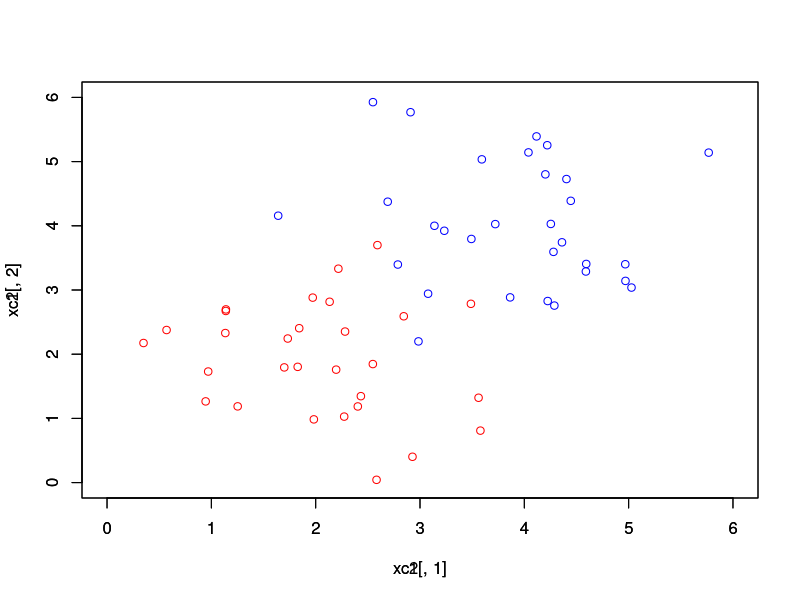

Here is the R script that generated this plot: (Note: this script raises an error after producing the figure.)

#### KNN usando uma média ponderada das distãncias dos pontos

colors<-c('pink', 'purple', 'blue', 'green', 'yellow', 'orange', 'red')
h<-c(0.1, 0.3, 0.5, 0.7, 0.8, 0.9, 1.0)

N<-30
SD<-0.8
xc1<-matrix(rnorm(N*2),ncol=2)*SD + (matrix(c(2,2),ncol=2,nrow=N))
xc2<-matrix(rnorm(N*2),ncol=2)*SD + (matrix(c(4,4),ncol=2,nrow=N))

y1 = array(1,c(N,1))
y2 = y1*(-1)

X = rbind(xc1,xc2)
Y = rbind(y1,y2)

plot(xc1[,1],xc1[,2],col="red",xlim=c(0,6),ylim=c(0,6))
par(new=T)
plot(xc2[,1],xc2[,2],col="blue",xlim=c(0,6),ylim=c(0,6))


for(i in 1:length(h)){
  seqi<-seq(0.06,6,0.06)
  seqj<-seq(0.06,6,0.06)
  M1 <- matrix(0,nrow=length(seqi),ncol=length(seqj)) 
  ci<-0
  for (i in seqi){
    ci<-ci+1
    cj<-0
    for(j in seqj)
    {
      cj<-cj+1
      
      M1[ci,cj]<- myKnnPonderado(c(i,j), X, Y, 3, h[i])
      
    }
  }
  par(new=T)
  contour(seqi,seqj,M1,levels=0,xlim=c(0,6),ylim=c(0,6), col=colors[i])
  h<-h+0.1
}











###########
rm(list=ls())

N<-3000
h<-0.1
x<-matrix(rnorm(N, sd=0.7, mean=4))
y<-matrix(0, nrow=N, ncol=1)

xrange<-seq(2,6,0.1)
px<-matrix(ncol=1, nrow=length(xrange))

for(i in 1:length(xrange))
{
  x1<-xrange[i]
  acc<-0
  
  for(j in 1:length(x))
  {
    acc<-acc + exp(-((x1-x[j])^2)/(h^2))
  }
  px[i]<-acc/length(x)
}

plot(x,y, xlim=c(2,6), ylim=c(0,0.2))
par(new=T)
plot(xrange,px, type='l', xlim=c(2,6), ylim=c(0,0.2))


